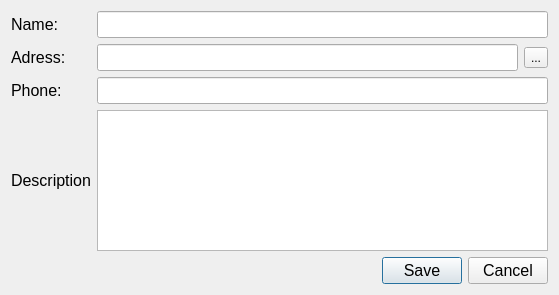
<?xml version="1.0" encoding="UTF-8"?>
<ui version="4.0">
 <class>AddEditPersonClass</class>
 <widget class="QDialog" name="AddEditPersonClass">
  <property name="geometry">
   <rect>
    <x>0</x>
    <y>0</y>
    <width>559</width>
    <height>295</height>
   </rect>
  </property>
  <property name="windowTitle">
   <string>AddEditPerson</string>
  </property>
  <layout class="QGridLayout" name="gridLayout">
   <item row="2" column="1">
    <widget class="QLineEdit" name="lineEdit_phone">
     <property name="font">
      <font>
       <pointsize>12</pointsize>
      </font>
     </property>
    </widget>
   </item>
   <item row="3" column="0">
    <widget class="QLabel" name="label_4">
     <property name="font">
      <font>
       <pointsize>12</pointsize>
      </font>
     </property>
     <property name="text">
      <string>Description</string>
     </property>
    </widget>
   </item>
   <item row="1" column="0">
    <widget class="QLabel" name="label_2">
     <property name="font">
      <font>
       <pointsize>12</pointsize>
      </font>
     </property>
     <property name="text">
      <string>Adress:</string>
     </property>
    </widget>
   </item>
   <item row="4" column="0" colspan="2">
    <layout class="QHBoxLayout" name="horizontalLayout">
     <item>
      <spacer name="horizontalSpacer">
       <property name="orientation">
        <enum>Qt::Horizontal</enum>
       </property>
       <property name="sizeHint" stdset="0">
        <size>
         <width>328</width>
         <height>20</height>
        </size>
       </property>
      </spacer>
     </item>
     <item>
      <widget class="QPushButton" name="pushButton_save">
       <property name="font">
        <font>
         <pointsize>12</pointsize>
        </font>
       </property>
       <property name="text">
        <string>Save</string>
       </property>
      </widget>
     </item>
     <item>
      <widget class="QPushButton" name="pushButton_cancel">
       <property name="font">
        <font>
         <pointsize>12</pointsize>
        </font>
       </property>
       <property name="text">
        <string>Cancel</string>
       </property>
      </widget>
     </item>
    </layout>
   </item>
   <item row="0" column="0">
    <widget class="QLabel" name="label">
     <property name="font">
      <font>
       <pointsize>12</pointsize>
      </font>
     </property>
     <property name="text">
      <string>Name:</string>
     </property>
    </widget>
   </item>
   <item row="2" column="0">
    <widget class="QLabel" name="label_3">
     <property name="font">
      <font>
       <pointsize>12</pointsize>
      </font>
     </property>
     <property name="text">
      <string>Phone:</string>
     </property>
    </widget>
   </item>
   <item row="0" column="1">
    <widget class="QLineEdit" name="lineEdit_name">
     <property name="font">
      <font>
       <pointsize>12</pointsize>
      </font>
     </property>
    </widget>
   </item>
   <item row="1" column="1">
    <layout class="QHBoxLayout" name="horizontalLayout_2">
     <item>
      <widget class="QLineEdit" name="lineEdit_adress">
       <property name="font">
        <font>
         <pointsize>12</pointsize>
        </font>
       </property>
      </widget>
     </item>
     <item>
      <widget class="QToolButton" name="toolButton_adress">
       <property name="text">
        <string>...</string>
       </property>
      </widget>
     </item>
    </layout>
   </item>
   <item row="3" column="1">
    <widget class="QTextEdit" name="textEdit"/>
   </item>
  </layout>
 </widget>
 <layoutdefault spacing="6" margin="11"/>
 <tabstops>
  <tabstop>lineEdit_name</tabstop>
  <tabstop>lineEdit_adress</tabstop>
  <tabstop>toolButton_adress</tabstop>
  <tabstop>lineEdit_phone</tabstop>
  <tabstop>textEdit</tabstop>
  <tabstop>pushButton_save</tabstop>
  <tabstop>pushButton_cancel</tabstop>
 </tabstops>
 <resources/>
 <connections>
  <connection>
   <sender>pushButton_cancel</sender>
   <signal>clicked()</signal>
   <receiver>AddEditPersonClass</receiver>
   <slot>reject()</slot>
   <hints>
    <hint type="sourcelabel">
     <x>558</x>
     <y>380</y>
    </hint>
    <hint type="destinationlabel">
     <x>210</x>
     <y>371</y>
    </hint>
   </hints>
  </connection>
 </connections>
</ui>
